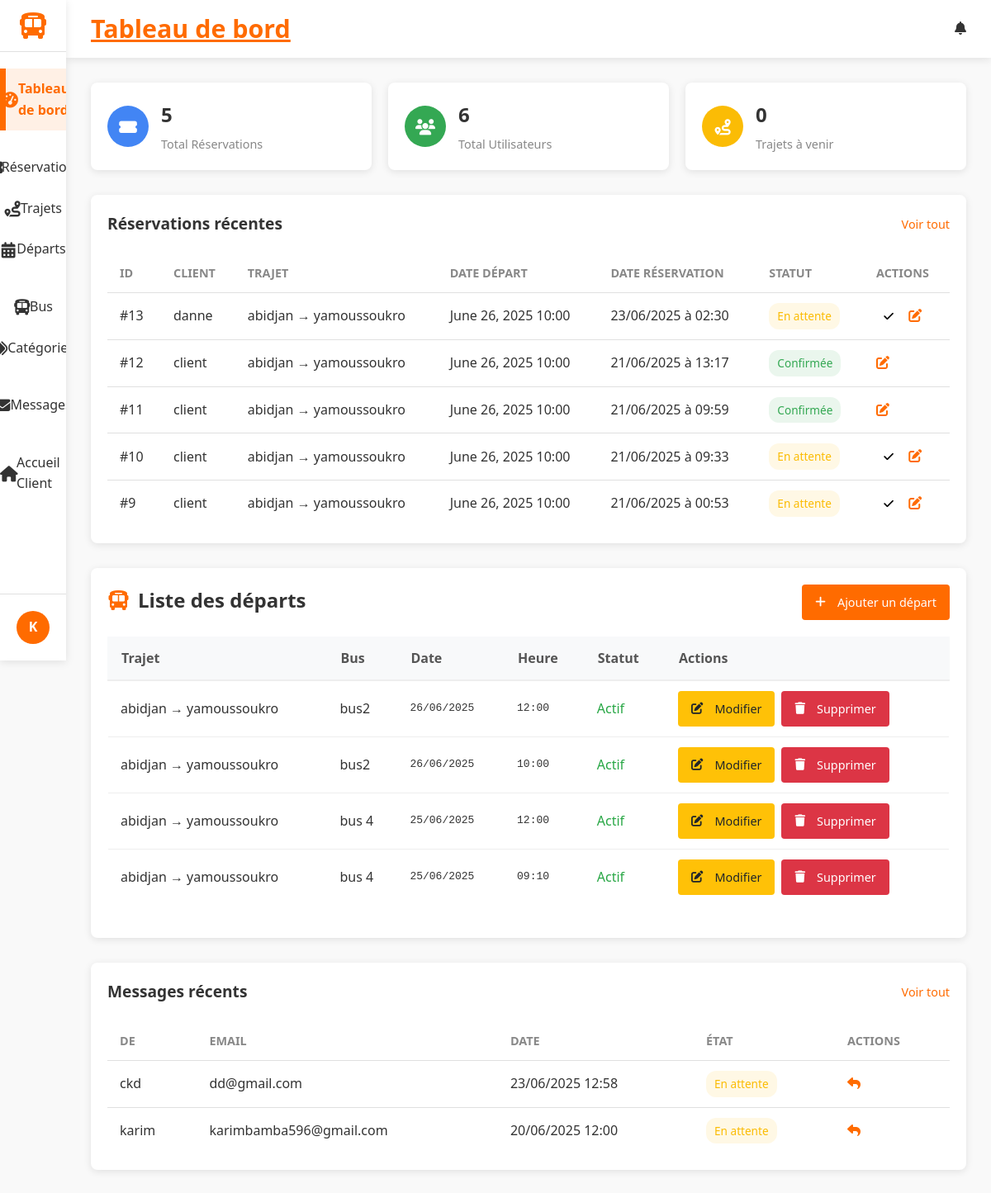
The page /dashboard/ (signed in) on the database as committed earlier.
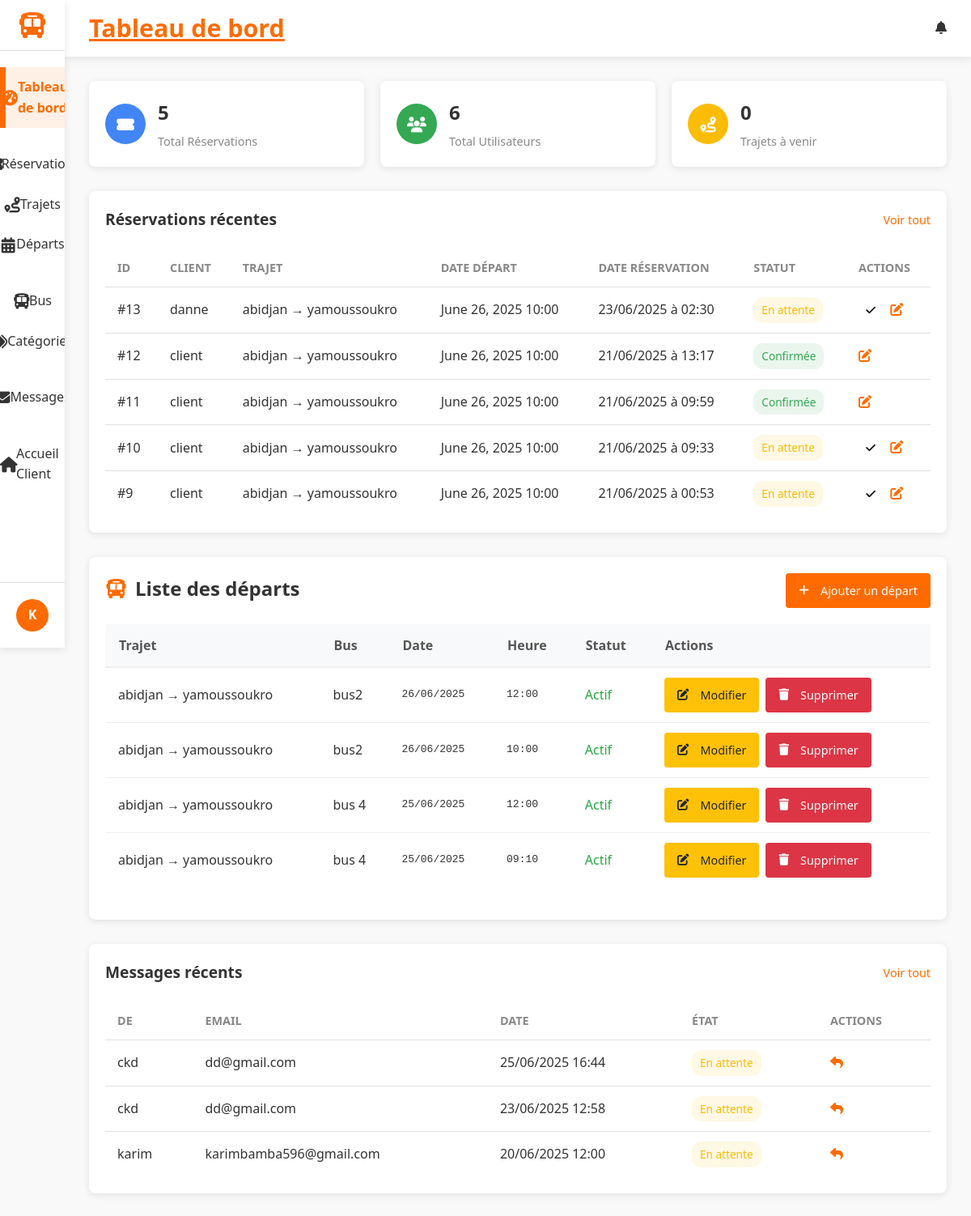
The same page on the database as committed later.
### reservations/models.py (models this page shows, shortened)
class Reservation(models.Model):
    STATUS_CHOICES = [
        ('P', 'En attente'),
        ('C', 'Confirmée'),
        ('X', 'Annulée'),
    ]
    user = models.ForeignKey(settings.AUTH_USER_MODEL, on_delete=models.CASCADE)
    departure = models.ForeignKey(Departure, on_delete=models.CASCADE)
    status = models.CharField(max_length=1, choices=STATUS_CHOICES, default='P')
    booked_at = models.DateTimeField(auto_now_add=True)

class ContactMessage(models.Model):
    name = models.CharField(max_length=100)
    email = models.EmailField()
    message = models.TextField()
    submitted_at = models.DateTimeField(auto_now_add=True)
    reply = models.TextField(blank=True, null=True)
    replied_at = models.DateTimeField(blank=True, null=True)

### accounts/models.py (models this page shows, shortened)
class CustomUser(AbstractUser):
    """
    Modèle utilisateur personnalisé. Hérite de AbstractUser (nom d'utilisateur, email, etc.).
    Nous pourrions ajouter des champs ici (par ex. is_client), mais utilisons la version minimale.
    """

### trips/models.py (models this page shows, shortened)
class Departure(models.Model):
    trip = models.ForeignKey(Trip, on_delete=models.CASCADE)
    bus = models.ForeignKey(Bus, on_delete=models.CASCADE)
    date = models.DateField()
    time = models.TimeField()
    is_active = models.BooleanField(default=True)
    class Meta:
        ordering = ['date', 'time']  # Tri par défaut par date puis heure

class Trip(models.Model):
    origin = models.CharField(max_length=100)       # Ville de départ
    destination = models.CharField(max_length=100)  # Ville d'arrivée
    category = models.ForeignKey(Category, on_delete=models.CASCADE)
    description = models.TextField(blank=True)
    price = models.DecimalField(max_digits=10, decimal_places=2, default=0)  # Prix du trajet
    def __str__(self):
        return f"{self.origin} \u2192 {self.destination}"

class Bus(models.Model):
    name = models.CharField(max_length=100)
    capacity = models.PositiveIntegerField()
    def __str__(self):
        return self.name

### gareci_admin/views.py (the view, shortened to what this page needs)
# urls.py: path('', DashboardView.as_view(), name='index'),  # Page d'accueil du dashboard (tableau de bord complet)
class DashboardView(StaffRequiredMixin,ActiveTabMixin, BreadcrumbMixin , TemplateView):
    template_name = 'dashboard/dashboard.html'
    active_tab_value ='dashboard'
    def get_context_data(self, **kwargs):
        context = super().get_context_data(**kwargs)
        today = timezone.now().date()
        CustomUser = get_user_model()
        context['empty'] = []  # Liste vide pour le filtre default_if_none
        context['total_reservations'] = Reservation.objects.count()
        context['total_users'] = CustomUser.objects.count()
        end_date = today + timedelta(days=7)
        upcoming_departures = Departure.objects.select_related(
            'trip', 'bus'
        ).prefetch_related(
            'reservation_set'
        ).filter(
            date__gte=today,
            date__lte=end_date,
        ).order_by('date', 'time')
        departures_by_date = {}
        context['date_range'] = [today + timedelta(days=i) for i in range(7)]
        context['departures_by_date'] = departures_by_date
        context['upcoming_trips'] = upcoming_departures.count()
        context['object_list'] = Departure.objects.select_related('trip', 'bus').all().order_by('-date', '-time')
        recent_reservations = Reservation.objects.select_related(
            'user',
            'departure__trip',
            'departure__bus'
        ).filter(
            status__in=['P', 'C']  # Uniquement les réservations actives
        ).order_by('-booked_at')[:10]
        context['recent_reservations'] = recent_reservations
        recent_messages = ContactMessage.objects.filter(
            replied_at__isnull=True
        ).order_by('-submitted_at')[:5]
        context['recent_messages'] = recent_messages
        return context

### gareci_admin/utils.py (called while the page is built)
    def test_func(self):
        return self.request.user.is_staff

    def get_context_data(self, **kwargs):
        context = super().get_context_data(**kwargs)
        if self.active_tab_value:
            context['active_tab'] = self.active_tab_value
        return context

    def get_context_data(self, **kwargs):
        context = super().get_context_data(**kwargs)
        if self.breadcrumb_title:
            context['breadcrumb_title'] = self.breadcrumb_title
        return context

### gareci_admin/templates/dashboard/dashboard.html (shortened to what the changed rows need)
{% extends 'dashboard/dashboard_base.html' %}
{% load dashboard_extras %}
{% block content %}
    <section class="table-section">
        <div class="table-responsive">
            <table class="data-table">
                <thead>
                    <tr>
                        <th>ID</th>
                        <th>Client</th>
                        <th>Trajet</th>
                        <th>Date départ</th>
                        <th>Date réservation</th>
                        <th>Statut</th>
                        <th>Actions</th>
                    </tr>
                </thead>
                <tbody>
                    {% for reservation in recent_reservations %}
                    <tr>
                        <td>#{{ reservation.id }}</td>
                        <td>{{ reservation.user.username }}</td>
                        <td>{{ reservation.departure.trip.origin }} → {{ reservation.departure.trip.destination }}</td>
                        <td>{{ reservation.departure.date }} {{ reservation.departure.time|time:'H:i' }}</td>
                        <td>{{ reservation.booked_at|date:'d/m/Y' }} à {{ reservation.booked_at|time:'H:i' }}</td>
                        <td>
                            <span class="status-badge
                                {% if reservation.status == 'P' %}pending
                                {% elif reservation.status == 'C' %}confirmed
                                {% elif reservation.status == 'X' %}canceled
                                {% endif %}">
                                {% if reservation.status == 'P' %}En attente
                                {% elif reservation.status == 'C' %}Confirmée
                                {% elif reservation.status == 'X' %}Annulée
                                {% endif %}
                            </span>
                        </td>
                        <td>
                            {% if reservation.status == 'P' %}
                                <form method="post" action="{% url 'dashboard:reservation_confirm' reservation.id %}" style="display:inline;">
                                    <button type="submit" class="action-btn confirm"><i class="fas fa-check"></i></button>
                                </form>
                            {% endif %}
                            <a href="{% url 'dashboard:reservation_edit' reservation.id %}" class="action-btn edit"><i class="fas fa-edit"></i></a>
                        </td>
                    </tr>
                    {% empty %}
                    <tr>
                        <td colspan="7">Aucune réservation récente.</td>
                    </tr>
                    {% endfor %}
                </tbody>
            </table>
        </div>
    </section>
    <div class="departures-container">
        <div class="departures-header">
            <h2><i class="fas fa-bus"></i> Liste des départs</h2>
        </div>
        <table class="departures-table">
            <thead>
                <tr>
                    <th>Trajet</th>
                    <th>Bus</th>
                    <th>Date</th>
                    <th>Heure</th>
                    <th>Statut</th>
                    <th>Actions</th>
                </tr>
            </thead>
            <tbody>
                {% for departure in object_list %}
                <tr>
                    <td>{{ departure.trip }}</td>
                    <td>{{ departure.bus }}</td>
                    <td class="datetime">{{ departure.date|date:"d/m/Y" }}</td>
                    <td class="datetime">{{ departure.time|time:"H:i" }}</td>
                    <td class="{% if departure.is_active %}status-active{% else %}status-inactive{% endif %}">
                        {{ departure.is_active|yesno:"Actif,Inactif" }}
                    </td>
                    <td>
                        <div class="action-buttons">
                            <a href="{% url 'dashboard:departure_edit' departure.pk %}" class="btn btn-sm btn-warning">
                                <i class="fas fa-edit"></i> Modifier
                            </a>
                            <a href="{% url 'dashboard:departure_delete' departure.pk %}"
                               class="btn btn-sm btn-danger"
                               onclick="return confirm('Voulez-vous vraiment supprimer ce départ ?');">
                                <i class="fas fa-trash"></i> Supprimer
                            </a>
                        </div>
                    </td>
                </tr>
                {% endfor %}
            </tbody>
        </table>
    </div>
    {% if recent_messages %}
    <section class="table-section">
        <div class="table-responsive">
            <table class="data-table">
                <thead>
                    <tr>
                        <th>De</th>
                        <th>Email</th>
                        <th>Date</th>
                        <th>État</th>
                        <th>Actions</th>
                    </tr>
                </thead>
                <tbody>
                    {% for message in recent_messages %}
                    <tr>
                        <td>{{ message.name }}</td>
                        <td>{{ message.email }}</td>
                        <td>{{ message.submitted_at|date:'d/m/Y H:i' }}</td>
                        <td>
                            <span class="status-badge {% if message.replied_at %}confirmed{% else %}pending{% endif %}">
                                {% if message.replied_at %}Répondu{% else %}En attente{% endif %}
                            </span>
                        </td>
                        <td>
                            <a href="{% url 'dashboard:message_reply' message.id %}" class="action-btn {% if message.replied_at %}view{% else %}edit{% endif %}">
                                <i class="fas fa-{% if message.replied_at %}eye{% else %}reply{% endif %}"></i>
                            </a>
                        </td>
                    </tr>
                    {% endfor %}
                </tbody>
            </table>
        </div>
    </section>
    {% endif %}
{% endblock %}

Rows that differ between the two databases and show on the page:
added ContactMessage: name "ckd", email "dd@gmail.com", submitted_at "25/06/2025 16:44", shows "En attente"
